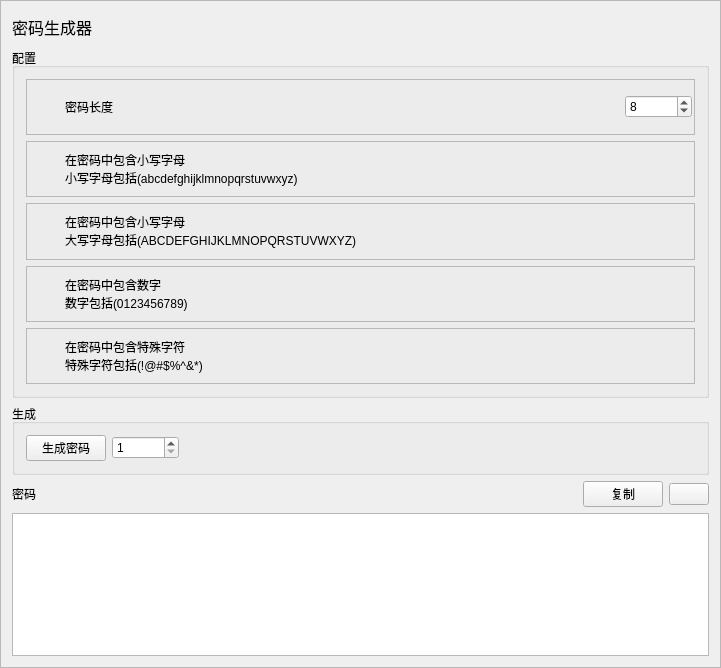
<?xml version="1.0" encoding="UTF-8"?>
<ui version="4.0">
 <class>PasswordGenerationClass</class>
 <widget class="QWidget" name="PasswordGenerationClass">
  <property name="geometry">
   <rect>
    <x>0</x>
    <y>0</y>
    <width>721</width>
    <height>668</height>
   </rect>
  </property>
  <property name="windowTitle">
   <string>passwordGeneration</string>
  </property>
  <layout class="QGridLayout" name="gridLayout">
   <property name="leftMargin">
    <number>0</number>
   </property>
   <property name="topMargin">
    <number>0</number>
   </property>
   <property name="rightMargin">
    <number>0</number>
   </property>
   <property name="bottomMargin">
    <number>0</number>
   </property>
   <item row="0" column="0">
    <widget class="QScrollArea" name="scrollArea">
     <property name="widgetResizable">
      <bool>true</bool>
     </property>
     <widget class="QWidget" name="scrollAreaWidgetContents">
      <property name="geometry">
       <rect>
        <x>0</x>
        <y>0</y>
        <width>719</width>
        <height>666</height>
       </rect>
      </property>
      <layout class="QGridLayout" name="gridLayout_10">
       <item row="0" column="0">
        <widget class="QLabel" name="label">
         <property name="minimumSize">
          <size>
           <width>0</width>
           <height>30</height>
          </size>
         </property>
         <property name="maximumSize">
          <size>
           <width>16777215</width>
           <height>30</height>
          </size>
         </property>
         <property name="font">
          <font>
           <pointsize>12</pointsize>
          </font>
         </property>
         <property name="text">
          <string>密码生成器</string>
         </property>
        </widget>
       </item>
       <item row="1" column="0">
        <widget class="QGroupBox" name="groupBox">
         <property name="minimumSize">
          <size>
           <width>0</width>
           <height>350</height>
          </size>
         </property>
         <property name="maximumSize">
          <size>
           <width>16777215</width>
           <height>350</height>
          </size>
         </property>
         <property name="title">
          <string>配置</string>
         </property>
         <layout class="QGridLayout" name="gridLayout_8">
          <item row="0" column="0">
           <widget class="QFrame" name="frame_4">
            <property name="frameShape">
             <enum>QFrame::StyledPanel</enum>
            </property>
            <property name="frameShadow">
             <enum>QFrame::Raised</enum>
            </property>
            <layout class="QGridLayout" name="gridLayout_5">
             <property name="leftMargin">
              <number>0</number>
             </property>
             <property name="topMargin">
              <number>0</number>
             </property>
             <property name="rightMargin">
              <number>0</number>
             </property>
             <property name="bottomMargin">
              <number>0</number>
             </property>
             <item row="0" column="0">
              <layout class="QHBoxLayout" name="horizontalLayout_5">
               <property name="leftMargin">
                <number>2</number>
               </property>
               <property name="topMargin">
                <number>2</number>
               </property>
               <property name="rightMargin">
                <number>2</number>
               </property>
               <property name="bottomMargin">
                <number>2</number>
               </property>
               <item>
                <widget class="QLabel" name="label_10">
                 <property name="minimumSize">
                  <size>
                   <width>30</width>
                   <height>30</height>
                  </size>
                 </property>
                 <property name="maximumSize">
                  <size>
                   <width>30</width>
                   <height>30</height>
                  </size>
                 </property>
                 <property name="text">
                  <string/>
                 </property>
                 <property name="pixmap">
                  <pixmap resource="devtoys.qrc">:/DevToys/icon/哈希散列生成工具.png</pixmap>
                 </property>
                 <property name="scaledContents">
                  <bool>true</bool>
                 </property>
                </widget>
               </item>
               <item>
                <widget class="QLabel" name="label_11">
                 <property name="minimumSize">
                  <size>
                   <width>0</width>
                   <height>50</height>
                  </size>
                 </property>
                 <property name="maximumSize">
                  <size>
                   <width>16777215</width>
                   <height>50</height>
                  </size>
                 </property>
                 <property name="text">
                  <string>密码长度</string>
                 </property>
                </widget>
               </item>
               <item>
                <spacer name="horizontalSpacer_5">
                 <property name="orientation">
                  <enum>Qt::Horizontal</enum>
                 </property>
                 <property name="sizeHint" stdset="0">
                  <size>
                   <width>40</width>
                   <height>20</height>
                  </size>
                 </property>
                </spacer>
               </item>
               <item>
                <widget class="QSpinBox" name="lenSpinBox">
                 <property name="maximum">
                  <number>999999999</number>
                 </property>
                 <property name="value">
                  <number>8</number>
                 </property>
                 <property name="displayIntegerBase">
                  <number>10</number>
                 </property>
                </widget>
               </item>
              </layout>
             </item>
            </layout>
           </widget>
          </item>
          <item row="1" column="0">
           <widget class="QFrame" name="frame">
            <property name="frameShape">
             <enum>QFrame::StyledPanel</enum>
            </property>
            <property name="frameShadow">
             <enum>QFrame::Raised</enum>
            </property>
            <layout class="QGridLayout" name="gridLayout_2">
             <property name="leftMargin">
              <number>0</number>
             </property>
             <property name="topMargin">
              <number>0</number>
             </property>
             <property name="rightMargin">
              <number>0</number>
             </property>
             <property name="bottomMargin">
              <number>0</number>
             </property>
             <item row="0" column="0">
              <layout class="QHBoxLayout" name="horizontalLayout">
               <property name="leftMargin">
                <number>2</number>
               </property>
               <property name="topMargin">
                <number>2</number>
               </property>
               <property name="rightMargin">
                <number>2</number>
               </property>
               <property name="bottomMargin">
                <number>2</number>
               </property>
               <item>
                <widget class="QLabel" name="label_2">
                 <property name="minimumSize">
                  <size>
                   <width>30</width>
                   <height>30</height>
                  </size>
                 </property>
                 <property name="maximumSize">
                  <size>
                   <width>30</width>
                   <height>30</height>
                  </size>
                 </property>
                 <property name="text">
                  <string/>
                 </property>
                 <property name="pixmap">
                  <pixmap resource="devtoys.qrc">:/DevToys/icon/letter.png</pixmap>
                 </property>
                 <property name="scaledContents">
                  <bool>true</bool>
                 </property>
                </widget>
               </item>
               <item>
                <widget class="QLabel" name="label_3">
                 <property name="minimumSize">
                  <size>
                   <width>0</width>
                   <height>50</height>
                  </size>
                 </property>
                 <property name="maximumSize">
                  <size>
                   <width>16777215</width>
                   <height>50</height>
                  </size>
                 </property>
                 <property name="text">
                  <string>在密码中包含小写字母
小写字母包括(abcdefghijklmnopqrstuvwxyz)</string>
                 </property>
                </widget>
               </item>
               <item>
                <spacer name="horizontalSpacer">
                 <property name="orientation">
                  <enum>Qt::Horizontal</enum>
                 </property>
                 <property name="sizeHint" stdset="0">
                  <size>
                   <width>40</width>
                   <height>20</height>
                  </size>
                 </property>
                </spacer>
               </item>
               <item>
                <widget class="SlideButton" name="lowerButton" native="true">
                 <property name="minimumSize">
                  <size>
                   <width>80</width>
                   <height>20</height>
                  </size>
                 </property>
                 <property name="maximumSize">
                  <size>
                   <width>80</width>
                   <height>20</height>
                  </size>
                 </property>
                </widget>
               </item>
              </layout>
             </item>
            </layout>
           </widget>
          </item>
          <item row="2" column="0">
           <widget class="QFrame" name="frame_2">
            <property name="frameShape">
             <enum>QFrame::StyledPanel</enum>
            </property>
            <property name="frameShadow">
             <enum>QFrame::Raised</enum>
            </property>
            <layout class="QGridLayout" name="gridLayout_3">
             <property name="leftMargin">
              <number>0</number>
             </property>
             <property name="topMargin">
              <number>0</number>
             </property>
             <property name="rightMargin">
              <number>0</number>
             </property>
             <property name="bottomMargin">
              <number>0</number>
             </property>
             <item row="0" column="0">
              <layout class="QHBoxLayout" name="horizontalLayout_2">
               <property name="leftMargin">
                <number>2</number>
               </property>
               <property name="topMargin">
                <number>2</number>
               </property>
               <property name="rightMargin">
                <number>2</number>
               </property>
               <property name="bottomMargin">
                <number>2</number>
               </property>
               <item>
                <widget class="QLabel" name="label_4">
                 <property name="minimumSize">
                  <size>
                   <width>30</width>
                   <height>30</height>
                  </size>
                 </property>
                 <property name="maximumSize">
                  <size>
                   <width>30</width>
                   <height>30</height>
                  </size>
                 </property>
                 <property name="text">
                  <string/>
                 </property>
                 <property name="pixmap">
                  <pixmap resource="devtoys.qrc">:/DevToys/icon/letter.png</pixmap>
                 </property>
                 <property name="scaledContents">
                  <bool>true</bool>
                 </property>
                </widget>
               </item>
               <item>
                <widget class="QLabel" name="label_5">
                 <property name="minimumSize">
                  <size>
                   <width>0</width>
                   <height>50</height>
                  </size>
                 </property>
                 <property name="maximumSize">
                  <size>
                   <width>16777215</width>
                   <height>50</height>
                  </size>
                 </property>
                 <property name="text">
                  <string>在密码中包含小写字母
大写字母包括(ABCDEFGHIJKLMNOPQRSTUVWXYZ)</string>
                 </property>
                </widget>
               </item>
               <item>
                <spacer name="horizontalSpacer_2">
                 <property name="orientation">
                  <enum>Qt::Horizontal</enum>
                 </property>
                 <property name="sizeHint" stdset="0">
                  <size>
                   <width>40</width>
                   <height>20</height>
                  </size>
                 </property>
                </spacer>
               </item>
               <item>
                <widget class="SlideButton" name="upperButton" native="true">
                 <property name="minimumSize">
                  <size>
                   <width>80</width>
                   <height>20</height>
                  </size>
                 </property>
                 <property name="maximumSize">
                  <size>
                   <width>80</width>
                   <height>20</height>
                  </size>
                 </property>
                </widget>
               </item>
              </layout>
             </item>
            </layout>
           </widget>
          </item>
          <item row="3" column="0">
           <widget class="QFrame" name="frame_3">
            <property name="frameShape">
             <enum>QFrame::StyledPanel</enum>
            </property>
            <property name="frameShadow">
             <enum>QFrame::Raised</enum>
            </property>
            <layout class="QGridLayout" name="gridLayout_4">
             <property name="leftMargin">
              <number>0</number>
             </property>
             <property name="topMargin">
              <number>0</number>
             </property>
             <property name="rightMargin">
              <number>0</number>
             </property>
             <property name="bottomMargin">
              <number>0</number>
             </property>
             <item row="0" column="0">
              <layout class="QHBoxLayout" name="horizontalLayout_3">
               <property name="leftMargin">
                <number>2</number>
               </property>
               <property name="topMargin">
                <number>2</number>
               </property>
               <property name="rightMargin">
                <number>2</number>
               </property>
               <property name="bottomMargin">
                <number>2</number>
               </property>
               <item>
                <widget class="QLabel" name="label_6">
                 <property name="minimumSize">
                  <size>
                   <width>30</width>
                   <height>30</height>
                  </size>
                 </property>
                 <property name="maximumSize">
                  <size>
                   <width>30</width>
                   <height>30</height>
                  </size>
                 </property>
                 <property name="text">
                  <string/>
                 </property>
                 <property name="pixmap">
                  <pixmap resource="devtoys.qrc">:/DevToys/icon/number.png</pixmap>
                 </property>
                 <property name="scaledContents">
                  <bool>true</bool>
                 </property>
                </widget>
               </item>
               <item>
                <widget class="QLabel" name="label_7">
                 <property name="minimumSize">
                  <size>
                   <width>0</width>
                   <height>50</height>
                  </size>
                 </property>
                 <property name="maximumSize">
                  <size>
                   <width>16777215</width>
                   <height>50</height>
                  </size>
                 </property>
                 <property name="text">
                  <string>在密码中包含数字
数字包括(0123456789)</string>
                 </property>
                </widget>
               </item>
               <item>
                <spacer name="horizontalSpacer_3">
                 <property name="orientation">
                  <enum>Qt::Horizontal</enum>
                 </property>
                 <property name="sizeHint" stdset="0">
                  <size>
                   <width>40</width>
                   <height>20</height>
                  </size>
                 </property>
                </spacer>
               </item>
               <item>
                <widget class="SlideButton" name="numberButton" native="true">
                 <property name="minimumSize">
                  <size>
                   <width>80</width>
                   <height>20</height>
                  </size>
                 </property>
                 <property name="maximumSize">
                  <size>
                   <width>80</width>
                   <height>20</height>
                  </size>
                 </property>
                </widget>
               </item>
              </layout>
             </item>
            </layout>
           </widget>
          </item>
          <item row="4" column="0">
           <widget class="QFrame" name="frame_5">
            <property name="frameShape">
             <enum>QFrame::StyledPanel</enum>
            </property>
            <property name="frameShadow">
             <enum>QFrame::Raised</enum>
            </property>
            <layout class="QGridLayout" name="gridLayout_7">
             <property name="leftMargin">
              <number>0</number>
             </property>
             <property name="topMargin">
              <number>0</number>
             </property>
             <property name="rightMargin">
              <number>0</number>
             </property>
             <property name="bottomMargin">
              <number>0</number>
             </property>
             <item row="0" column="0">
              <layout class="QGridLayout" name="gridLayout_6">
               <property name="leftMargin">
                <number>2</number>
               </property>
               <property name="topMargin">
                <number>2</number>
               </property>
               <property name="rightMargin">
                <number>2</number>
               </property>
               <property name="bottomMargin">
                <number>2</number>
               </property>
               <item row="0" column="0">
                <widget class="QLabel" name="label_8">
                 <property name="minimumSize">
                  <size>
                   <width>30</width>
                   <height>30</height>
                  </size>
                 </property>
                 <property name="maximumSize">
                  <size>
                   <width>30</width>
                   <height>30</height>
                  </size>
                 </property>
                 <property name="text">
                  <string/>
                 </property>
                 <property name="pixmap">
                  <pixmap resource="devtoys.qrc">:/DevToys/icon/notation.png</pixmap>
                 </property>
                 <property name="scaledContents">
                  <bool>true</bool>
                 </property>
                </widget>
               </item>
               <item row="0" column="1">
                <widget class="QLabel" name="label_9">
                 <property name="minimumSize">
                  <size>
                   <width>0</width>
                   <height>50</height>
                  </size>
                 </property>
                 <property name="maximumSize">
                  <size>
                   <width>16777215</width>
                   <height>50</height>
                  </size>
                 </property>
                 <property name="text">
                  <string>在密码中包含特殊字符
特殊字符包括(!@#$%^&amp;*)</string>
                 </property>
                </widget>
               </item>
               <item row="0" column="2">
                <spacer name="horizontalSpacer_4">
                 <property name="orientation">
                  <enum>Qt::Horizontal</enum>
                 </property>
                 <property name="sizeHint" stdset="0">
                  <size>
                   <width>40</width>
                   <height>20</height>
                  </size>
                 </property>
                </spacer>
               </item>
               <item row="0" column="3">
                <widget class="SlideButton" name="notationButton" native="true">
                 <property name="minimumSize">
                  <size>
                   <width>80</width>
                   <height>20</height>
                  </size>
                 </property>
                 <property name="maximumSize">
                  <size>
                   <width>80</width>
                   <height>20</height>
                  </size>
                 </property>
                </widget>
               </item>
              </layout>
             </item>
            </layout>
           </widget>
          </item>
         </layout>
        </widget>
       </item>
       <item row="2" column="0">
        <widget class="QGroupBox" name="groupBox_2">
         <property name="title">
          <string>生成</string>
         </property>
         <layout class="QGridLayout" name="gridLayout_9">
          <item row="0" column="0">
           <widget class="QPushButton" name="generateButton">
            <property name="text">
             <string>生成密码</string>
            </property>
           </widget>
          </item>
          <item row="0" column="1">
           <widget class="QSpinBox" name="countspinBox">
            <property name="minimum">
             <number>1</number>
            </property>
            <property name="maximum">
             <number>999999999</number>
            </property>
           </widget>
          </item>
          <item row="0" column="2">
           <spacer name="horizontalSpacer_6">
            <property name="orientation">
             <enum>Qt::Horizontal</enum>
            </property>
            <property name="sizeHint" stdset="0">
             <size>
              <width>506</width>
              <height>20</height>
             </size>
            </property>
           </spacer>
          </item>
         </layout>
        </widget>
       </item>
       <item row="3" column="0">
        <layout class="QHBoxLayout" name="horizontalLayout_4">
         <item>
          <widget class="QLabel" name="label_12">
           <property name="text">
            <string>密码</string>
           </property>
          </widget>
         </item>
         <item>
          <spacer name="horizontalSpacer_7">
           <property name="orientation">
            <enum>Qt::Horizontal</enum>
           </property>
           <property name="sizeHint" stdset="0">
            <size>
             <width>40</width>
             <height>20</height>
            </size>
           </property>
          </spacer>
         </item>
         <item>
          <widget class="QPushButton" name="copyButton">
           <property name="text">
            <string>复制</string>
           </property>
           <property name="icon">
            <iconset resource="devtoys.qrc">
             <normaloff>:/DevToys/icon/复制.png</normaloff>:/DevToys/icon/复制.png</iconset>
           </property>
          </widget>
         </item>
         <item>
          <widget class="QPushButton" name="clearButton">
           <property name="text">
            <string/>
           </property>
           <property name="icon">
            <iconset resource="devtoys.qrc">
             <normaloff>:/DevToys/icon/清空.png</normaloff>:/DevToys/icon/清空.png</iconset>
           </property>
          </widget>
         </item>
        </layout>
       </item>
       <item row="4" column="0">
        <widget class="QPlainTextEdit" name="exportsTextEdit">
         <property name="lineWrapMode">
          <enum>QPlainTextEdit::NoWrap</enum>
         </property>
        </widget>
       </item>
      </layout>
     </widget>
    </widget>
   </item>
  </layout>
 </widget>
 <layoutdefault spacing="6" margin="11"/>
 <customwidgets>
  <customwidget>
   <class>SlideButton</class>
   <extends>QWidget</extends>
   <header>slidebutton.h</header>
   <container>1</container>
  </customwidget>
 </customwidgets>
 <resources>
  <include location="devtoys.qrc"/>
 </resources>
 <connections/>
</ui>
